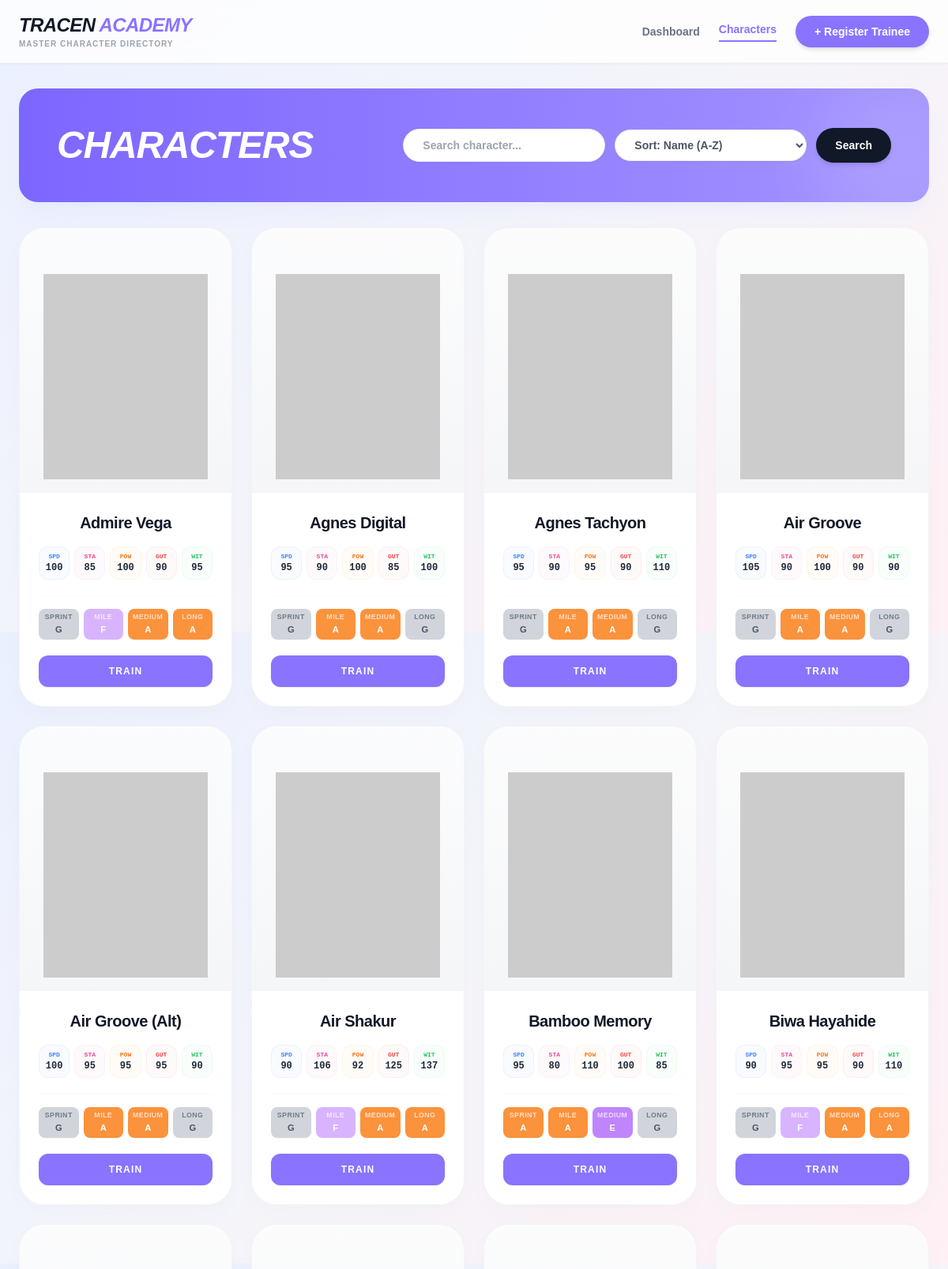
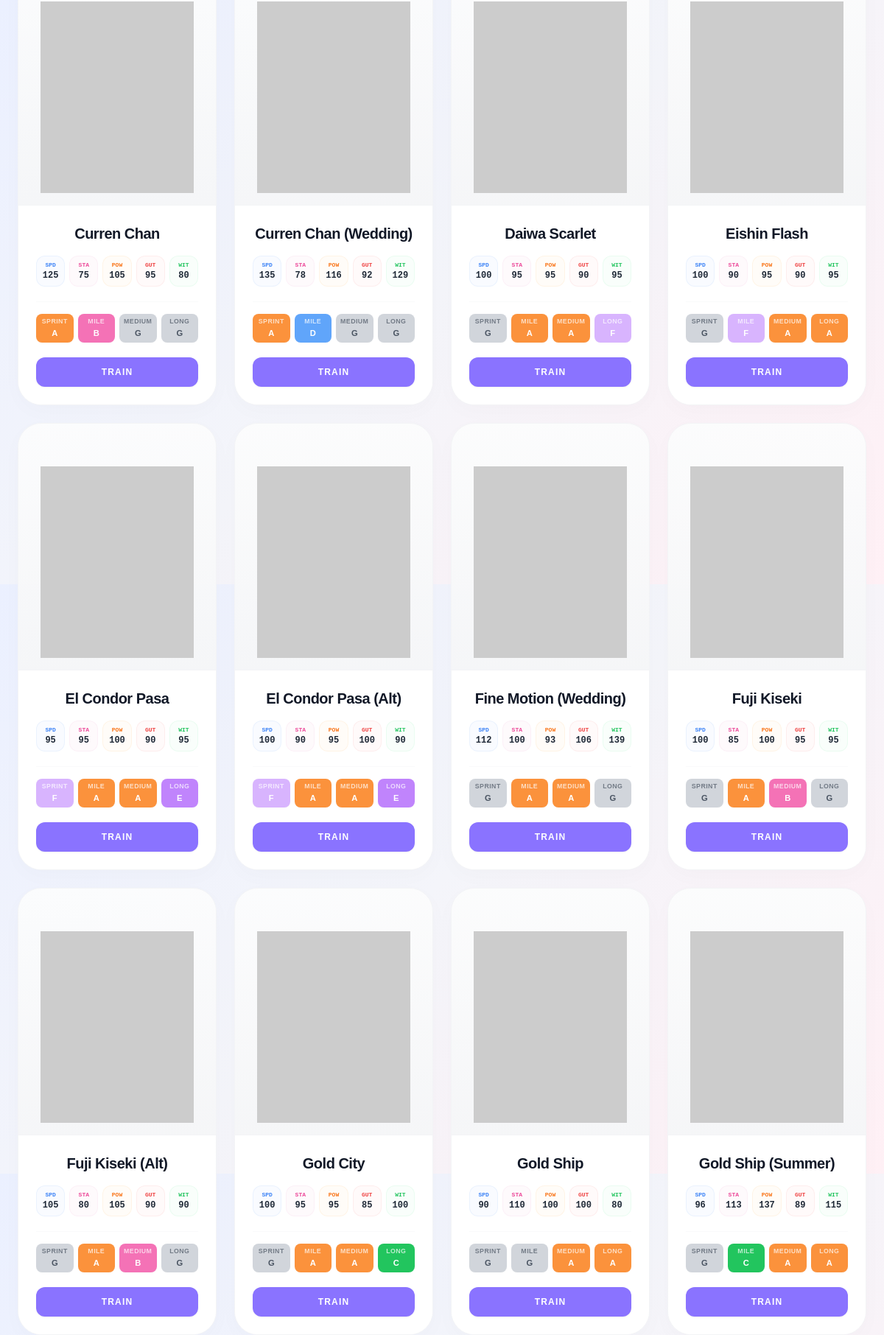
Screenshot of /characters.php (upper part) with the database file from the repository (2 pictures, top to bottom).
### tables this page shows
CREATE TABLE `characters` (
  `id` varchar(10) NOT NULL,
  `name` varchar(100) NOT NULL,
  `image_url` varchar(255) NOT NULL,
  `b_spd` int(11) DEFAULT NULL,
  `b_sta` int(11) DEFAULT NULL,
  `b_pow` int(11) DEFAULT NULL,
  `b_gut` int(11) DEFAULT NULL,
  `b_wit` int(11) DEFAULT NULL,
  `bon_spd` int(11) DEFAULT NULL,
  `bon_sta` int(11) DEFAULT NULL,
  `bon_pow` int(11) DEFAULT NULL,
  `bon_gut` int(11) DEFAULT NULL,
  `bon_wit` int(11) DEFAULT NULL,
  `apt_turf` varchar(1) DEFAULT NULL,
  `apt_dirt` varchar(1) DEFAULT NULL,
  `apt_short` varchar(1) DEFAULT NULL,
  `apt_mile` varchar(1) DEFAULT NULL,
  `apt_medium` varchar(1) DEFAULT NULL,
  `apt_long` varchar(1) DEFAULT NULL,
  `apt_runner` varchar(1) DEFAULT NULL,
  `apt_leader` varchar(1) DEFAULT NULL,
  `apt_betweener` varchar(1) DEFAULT NULL,
  `apt_chaser` varchar(1) DEFAULT NULL
);

### characters.php (the view, shortened to what this page needs)
<?php
require_once 'config/database.php';
$search = isset($_GET['search']) ? trim($_GET['search']) : '';
$sort = isset($_GET['sort']) ? $_GET['sort'] : 'name_asc';
$query = "SELECT * FROM characters";
$params = [];
$order_sql = "name ASC";
$query .= " ORDER BY " . $order_sql;
$stmt = $pdo->prepare($query);
$stmt->execute($params);
$characters = $stmt->fetchAll();
?>
<!DOCTYPE html>
<html lang="en">
<head>
    <script src="https://cdn.tailwindcss.com"></script>
</head>
<body class="antialiased min-h-screen pb-12">
    <nav class="bg-white/80 backdrop-blur-md shadow-sm sticky top-0 z-50 border-b border-gray-100">
        <div class="max-w-7xl mx-auto px-4 sm:px-6 py-4 flex flex-col md:flex-row justify-between items-center gap-4">
            <div class="text-center md:text-left">
                <a href="index.php">
                    <h1 class="text-2xl font-black tracking-tight text-gray-900 uppercase italic">
                        Tracen <span class="uma-primary-text">Academy</span>
                    </h1>
                </a>
                <p class="text-[10px] font-bold text-gray-400 tracking-widest uppercase">Master Character Directory</p>
            </div>
            <div class="flex items-center gap-4 sm:gap-6 font-bold text-xs sm:text-sm text-gray-500">
                <a href="index.php" class="hover:text-[#8A73FF] transition">Dashboard</a>
                <a href="characters.php" class="uma-primary-text transition border-b-2 border-[#8A73FF] pb-1">Characters</a>
                <a href="add-trainee.php" class="uma-primary text-white px-4 sm:px-6 py-2 sm:py-2.5 rounded-full shadow-md hover:scale-105 transition-transform duration-200 text-xs sm:text-sm whitespace-nowrap">
                    + Register Trainee
                </a>
            </div>
        </div>
    </nav>
    <div class="max-w-7xl mx-auto px-4 sm:px-6 mt-6 sm:mt-8">
        <div class="w-full bg-gradient-to-r from-[#7D66FF] to-[#A394FF] rounded-2xl sm:rounded-3xl p-6 sm:p-8 md:p-12 mb-6 sm:mb-8 shadow-xl shadow-indigo-100/40 relative overflow-hidden flex flex-col lg:flex-row justify-between items-start lg:items-center gap-4 sm:gap-6">
            <div class="z-10">
                <h2 class="text-3xl sm:text-4xl md:text-5xl font-black text-white uppercase italic tracking-tight">Characters</h2>
            </div>
            <form action="characters.php" method="GET" class="w-full lg:w-auto flex flex-col sm:flex-row items-stretch sm:items-center gap-2 sm:gap-3 z-10 m-0">
                <div class="relative flex-1">
                    <input type="text" name="search" value="<?php echo htmlspecialchars($search); ?>" placeholder="Search character..." class="clean-search shadow-sm w-full sm:w-56 md:w-64">
                </div>
                <select name="sort" onchange="this.form.submit()" class="clean-select shadow-sm cursor-pointer bg-white">
                    <option value="name_asc" <?php if($sort === 'name_asc') echo 'selected'; ?>>Sort: Name (A-Z)</option>
                </select>
                <button type="submit" class="bg-gray-900 text-white font-black px-5 sm:px-6 py-2.5 sm:py-3 rounded-full text-xs sm:text-sm hover:bg-gray-800 transition shadow-md whitespace-nowrap">
                    Search
                </button>
            </form>
        </div>
        <div class="grid grid-cols-2 sm:grid-cols-2 md:grid-cols-3 lg:grid-cols-4 gap-3 sm:gap-6">
            <?php
            $apt_colors = [
                'S' => 'bg-yellow-400 text-yellow-900', 'A' => 'bg-orange-400 text-white',
                'B' => 'bg-pink-400 text-white', 'C' => 'bg-green-500 text-white',
                'D' => 'bg-blue-400 text-white', 'E' => 'bg-purple-400 text-white',
                'F' => 'bg-purple-300 text-white', 'G' => 'bg-gray-300 text-gray-600'
            ];
            if(count($characters) > 0):
                foreach($characters as $c):
                    $prefix = substr($c['id'], 0, 4);
                    $local_image = "assets/images/characters/chara_stand_{$prefix}_{$c['id']}.png";
                ?>
                    <div class="bg-white/90 rounded-[1.25rem] sm:rounded-[2rem] shadow-[0_4px_20px_rgb(0,0,0,0.01)] sm:shadow-[0_8px_30px_rgb(0,0,0,0.02)] border border-gray-100 overflow-hidden flex flex-col group hover:shadow-[0_20px_40px_rgba(138,115,255,0.08)] hover:border-[#8A73FF]/30 transition-all duration-300 transform hover:-translate-y-0.5 sm:hover:-translate-y-1">
                        <div class="relative w-full aspect-[4/5] bg-gradient-to-b from-gray-50/50 to-gray-100/80 flex items-end justify-center overflow-hidden border-b border-gray-100 p-2 sm:p-4">
                            <img src="<?php echo htmlspecialchars($local_image); ?>"
                                 alt="<?php echo htmlspecialchars($c['name']); ?>"
                                 class="w-[92%] sm:w-[88%] h-auto object-contain object-bottom group-hover:scale-105 transition-transform duration-500 ease-out z-10"
                                 onerror="this.src='https://via.placeholder.com/400x500.png?text=Image+Not+Found'">
                        </div>
                        <div class="p-3 sm:p-6 flex-1 flex flex-col justify-between bg-white">
                            <div>
                                <h3 class="text-sm sm:text-xl font-black text-gray-900 text-center leading-tight mb-2 sm:mb-4 tracking-tight group-hover:uma-primary-text transition-colors truncate">
                                    <?php echo htmlspecialchars($c['name']); ?>
                                </h3>
                                <div class="grid grid-cols-5 gap-0.5 sm:gap-1.5 text-center font-mono mb-3 sm:mb-5">
                                    <div class="bg-blue-50/40 p-1 sm:p-1.5 rounded-md sm:rounded-xl border border-blue-100/50"><p class="text-[7px] sm:text-[8px] font-bold text-blue-500 uppercase">Spd</p><p class="text-[10px] sm:text-xs font-black text-gray-800"><?php echo $c['b_spd']; ?></p></div>
                                    <div class="bg-pink-50/40 p-1 sm:p-1.5 rounded-md sm:rounded-xl border border-pink-100/50"><p class="text-[7px] sm:text-[8px] font-bold text-pink-500 uppercase">Sta</p><p class="text-[10px] sm:text-xs font-black text-gray-800"><?php echo $c['b_sta']; ?></p></div>
                                    <div class="bg-orange-50/40 p-1 sm:p-1.5 rounded-md sm:rounded-xl border border-orange-100/50"><p class="text-[7px] sm:text-[8px] font-bold text-orange-500 uppercase">Pow</p><p class="text-[10px] sm:text-xs font-black text-gray-800"><?php echo $c['b_pow']; ?></p></div>
                                    <div class="bg-red-50/40 p-1 sm:p-1.5 rounded-md sm:rounded-xl border border-red-100/50"><p class="text-[7px] sm:text-[8px] font-bold text-red-500 uppercase">Gut</p><p class="text-[10px] sm:text-xs font-black text-gray-800"><?php echo $c['b_gut']; ?></p></div>
                                    <div class="bg-green-50/40 p-1 sm:p-1.5 rounded-md sm:rounded-xl border border-green-100/50"><p class="text-[7px] sm:text-[8px] font-bold text-green-500 uppercase">Wit</p><p class="text-[10px] sm:text-xs font-black text-gray-800"><?php echo $c['b_wit']; ?></p></div>
                                </div>
                                <div class="space-y-2 mb-3 sm:mb-5 border-t border-gray-50 pt-2 sm:pt-4">
                                    <div class="grid grid-cols-4 gap-1 sm:gap-1.5">
                                        <div class="apt-badge <?php echo $apt_colors[$c['apt_short']] ?? 'bg-gray-100'; ?>"><span class="apt-label">SPRINT</span><?php echo $c['apt_short']; ?></div>
                                        <div class="apt-badge <?php echo $apt_colors[$c['apt_mile']] ?? 'bg-gray-100'; ?>"><span class="apt-label">MILE</span><?php echo $c['apt_mile']; ?></div>
                                        <div class="apt-badge <?php echo $apt_colors[$c['apt_medium']] ?? 'bg-gray-100'; ?>"><span class="apt-label">MEDIUM</span><?php echo $c['apt_medium']; ?></div>
                                        <div class="apt-badge <?php echo $apt_colors[$c['apt_long']] ?? 'bg-gray-100'; ?>"><span class="apt-label">LONG</span><?php echo $c['apt_long']; ?></div>
                                    </div>
                                </div>
                            </div>
                            <a href="add-trainee.php?char_id=<?php echo $c['id']; ?>"
                               class="block w-full text-center uma-primary text-white text-[10px] sm:text-xs font-black py-2 sm:py-3 rounded-lg sm:rounded-xl hover:bg-opacity-95 transition shadow-sm tracking-wider sm:tracking-widest uppercase">
                                Train
                            </a>
                        </div>
                    </div>
                <?php endforeach; ?>
            <?php else: ?>
                <div class="col-span-full bg-white rounded-3xl p-12 text-center border border-gray-100 shadow-sm">
                    <p class="text-gray-400 font-bold text-lg">No characters match your search filter criteria. <a href="characters.php" class="uma-primary-text underline font-black">Reset directory</a>.</p>
                </div>
            <?php endif; ?>
        </div>
    </div>
</body>
</html>

### characters.php (style rules this page uses)
body { font-family: 'Noto Sans JP', sans-serif; background: linear-gradient(135deg, #EBF0FF 0%, #F4F5FA 50%, #FFF0F5 100%); color: #333333; }
.uma-primary { background-color: #8A73FF; }
.uma-primary-text { color: #8A73FF; }
.apt-badge { display: flex; flex-direction: column; align-items: center; justify-content: center; border-radius: 0.375rem; padding: 0.15rem 0; font-weight: 900; font-size: 0.65rem; text-align: center; box-shadow: 0 1px 2px rgba(0,0,0,0.02); }
@media (min-width: 640px) { .apt-badge { border-radius: 0.5rem; padding: 0.25rem 0; font-size: 0.7rem; } }
.apt-label { font-size: 0.45rem; letter-spacing: 0.02em; opacity: 0.7; margin-bottom: 1px; font-weight: 700; }
@media (min-width: 640px) { .apt-label { font-size: 0.55rem; letter-spacing: 0.05em; } }
.clean-select { background-color: #FFFFFF; border: 1px solid #E2E8F0; border-radius: 9999px; padding: 0.5rem 1rem; outline: none; transition: all 0.2s; cursor: pointer; font-weight: 700; color: #4B5563; font-size: 0.825rem; }
@media (min-width: 640px) { .clean-select { padding: 0.6rem 1.25rem; font-size: 0.875rem; } }
.clean-search { background-color: #FFFFFF; border: 1px solid #E2E8F0; border-radius: 9999px; padding: 0.5rem 1.25rem; outline: none; transition: all 0.2s; font-weight: 700; color: #4B5563; font-size: 0.825rem; }
@media (min-width: 640px) { .clean-search { padding: 0.6rem 1.5rem; font-size: 0.875rem; } }

### rows the page displays
characters: name "Admire Vega", b_spd "100", b_sta "85", b_pow "100", b_gut "90", b_wit "95", apt_short "G", apt_mile "F", apt_medium "A", apt_long "A"
characters: name "Agnes Digital", b_spd "95", b_sta "90", b_pow "100", b_gut "85", b_wit "100", apt_short "G", apt_mile "A", apt_medium "A", apt_long "G"
characters: name "Agnes Tachyon", b_spd "95", b_sta "90", b_pow "95", b_gut "90", b_wit "110", apt_short "G", apt_mile "A", apt_medium "A", apt_long "G"
characters: name "Air Groove", b_spd "105", b_sta "90", b_pow "100", b_gut "90", b_wit "90", apt_short "G", apt_mile "A", apt_medium "A", apt_long "G"
characters: name "Air Groove (Alt)", b_spd "100", b_sta "95", b_pow "95", b_gut "95", b_wit "90", apt_short "G", apt_mile "A", apt_medium "A", apt_long "G"
characters: name "Air Shakur", b_spd "90", b_sta "106", b_pow "92", b_gut "125", b_wit "137", apt_short "G", apt_mile "F", apt_medium "A", apt_long "A"
characters: name "Bamboo Memory", b_spd "95", b_sta "80", b_pow "110", b_gut "100", b_wit "85", apt_short "A", apt_mile "A", apt_medium "E", apt_long "G"
characters: name "Biwa Hayahide", b_spd "90", b_sta "95", b_pow "95", b_gut "90", b_wit "110", apt_short "G", apt_mile "F", apt_medium "A", apt_long "A"
characters: name "Curren Chan", b_spd "125", b_sta "75", b_pow "105", b_gut "95", b_wit "80", apt_short "A", apt_mile "B", apt_medium "G", apt_long "G"
characters: name "Curren Chan (Wedding)", b_spd "135", b_sta "78", b_pow "116", b_gut "92", b_wit "129", apt_short "A", apt_mile "D", apt_medium "G", apt_long "G"
characters: name "Daiwa Scarlet", b_spd "100", b_sta "95", b_pow "95", b_gut "90", b_wit "95", apt_short "G", apt_mile "A", apt_medium "A", apt_long "F"
characters: name "Eishin Flash", b_spd "100", b_sta "90", b_pow "95", b_gut "90", b_wit "95", apt_short "G", apt_mile "F", apt_medium "A", apt_long "A"
characters: name "El Condor Pasa", b_spd "95", b_sta "95", b_pow "100", b_gut "90", b_wit "95", apt_short "F", apt_mile "A", apt_medium "A", apt_long "E"
characters: name "El Condor Pasa (Alt)", b_spd "100", b_sta "90", b_pow "95", b_gut "100", b_wit "90", apt_short "F", apt_mile "A", apt_medium "A", apt_long "E"
characters: name "Fine Motion (Wedding)", b_spd "112", b_sta "100", b_pow "93", b_gut "106", b_wit "139", apt_short "G", apt_mile "A", apt_medium "A", apt_long "G"
characters: name "Fuji Kiseki", b_spd "100", b_sta "85", b_pow "100", b_gut "95", b_wit "95", apt_short "G", apt_mile "A", apt_medium "B", apt_long "G"
characters: name "Fuji Kiseki (Alt)", b_spd "105", b_sta "80", b_pow "105", b_gut "90", b_wit "90", apt_short "G", apt_mile "A", apt_medium "B", apt_long "G"
characters: name "Gold City", b_spd "100", b_sta "95", b_pow "95", b_gut "85", b_wit "100", apt_short "G", apt_mile "A", apt_medium "A", apt_long "C"
characters: name "Gold Ship", b_spd "90", b_sta "110", b_pow "100", b_gut "100", b_wit "80", apt_short "G", apt_mile "G", apt_medium "A", apt_long "A"
characters: name "Gold Ship (Summer)", b_spd "96", b_sta "113", b_pow "137", b_gut "89", b_wit "115", apt_short "G", apt_mile "C", apt_medium "A", apt_long "A"
